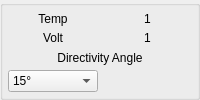
    <widget class="QGroupBox" name="groupBox_6">
     <property name="styleSheet">
      <string notr="true"/>
     </property>
     <property name="title">
      <string/>
     </property>
     <layout class="QGridLayout" name="gridLayout_5">
      <property name="leftMargin">
       <number>5</number>
      </property>
      <property name="topMargin">
       <number>5</number>
      </property>
      <property name="rightMargin">
       <number>5</number>
      </property>
      <property name="bottomMargin">
       <number>5</number>
      </property>
      <property name="spacing">
       <number>5</number>
      </property>
      <item row="0" column="1">
       <widget class="QLabel" name="label_Temp">
        <property name="lineWidth">
         <number>1</number>
        </property>
        <property name="text">
         <string>1</string>
        </property>
        <property name="alignment">
         <set>Qt::AlignCenter</set>
        </property>
       </widget>
      </item>
      <item row="2" column="0" colspan="2">
       <widget class="QLabel" name="label_33">
        <property name="text">
         <string>Directivity Angle</string>
        </property>
        <property name="alignment">
         <set>Qt::AlignCenter</set>
        </property>
        <property name="wordWrap">
         <bool>true</bool>
        </property>
       </widget>
      </item>
      <item row="1" column="0">
       <widget class="QLabel" name="label_37">
        <property name="lineWidth">
         <number>1</number>
        </property>
        <property name="text">
         <string>Volt</string>
        </property>
        <property name="alignment">
         <set>Qt::AlignCenter</set>
        </property>
       </widget>
      </item>
      <item row="1" column="1">
       <widget class="QLabel" name="label_Volt">
        <property name="lineWidth">
         <number>1</number>
        </property>
        <property name="text">
         <string>1</string>
        </property>
        <property name="alignment">
         <set>Qt::AlignCenter</set>
        </property>
       </widget>
      </item>
      <item row="0" column="0">
       <widget class="QLabel" name="label_36">
        <property name="lineWidth">
         <number>1</number>
        </property>
        <property name="text">
         <string>Temp</string>
        </property>
        <property name="alignment">
         <set>Qt::AlignCenter</set>
        </property>
       </widget>
      </item>
      <item row="3" column="0">
       <widget class="QComboBox" name="Directivity_Angle">
        <item>
         <property name="text">
          <string>15°</string>
         </property>
        </item>
        <item>
         <property name="text">
          <string>11.25°</string>
         </property>
        </item>
        <item>
         <property name="text">
          <string>7.5°</string>
         </property>
        </item>
        <item>
         <property name="text">
          <string>3.75°</string>
         </property>
        </item>
        <item>
         <property name="text">
          <string>0°</string>
         </property>
        </item>
        <item>
         <property name="text">
          <string>-3.75°</string>
         </property>
        </item>
        <item>
         <property name="text">
          <string>-7.5°</string>
         </property>
        </item>
        <item>
         <property name="text">
          <string>-11.25°</string>
         </property>
        </item>
        <item>
         <property name="text">
          <string>-15°</string>
         </property>
        </item>
       </widget>
      </item>
     </layout>
    </widget>
